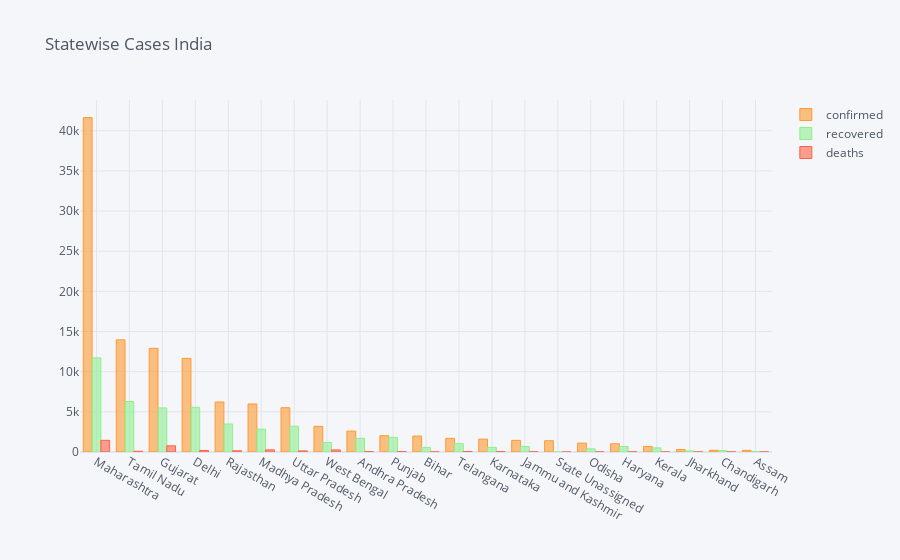

Source (notebook cell):
### Code cell
df = state_data[state_data['confirmed'] >= 200]
df.iplot(theme='pearl', kind = 'bar', x = 'state', y = ['confirmed', 'recovered', 'deaths'], title = 'Statewise Cases India', colors=['#ff9933','#90EE90', '#FF6347'])

### Figure 1 — Plotly figure (JSON) as saved in the notebook; plotly's stock layout.template omitted (floating-point values rounded to 4 significant figures)
{"data": [{"marker": {"color": "rgba(255, 153, 51, 0.6)", "line": {"color": "rgba(255, 153, 51, 1.0)", "width": 1}}, "name": "confirmed", "orientation": "v", "text": "", "type": "bar", "x": ["Maharashtra", "Tamil Nadu", "Gujarat", "Delhi", "Rajasthan", "Madhya Pradesh", "Uttar Pradesh", "West Bengal", "Andhra Pradesh", "Punjab", "Bihar", "Telangana", "Karnataka", "Jammu and Kashmir", "State Unassigned", "Odisha", "Haryana", "Kerala", "Jharkhand", "Chandigarh", "Assam"], "y": [41642, 13967, 12910, 11659, 6227, 5981, 5515, 3197, 2605, 2028, 1987, 1699, 1605, 1449, 1403, 1103, 1031, 691, 303, 218, 211]}, {"marker": {"color": "rgba(144, 238, 144, 0.6)", "line": {"color": "rgba(144, 238, 144, 1.0)", "width": 1}}, "name": "recovered", "orientation": "v", "text": "", "type": "bar", "x": ["Maharashtra", "Tamil Nadu", "Gujarat", "Delhi", "Rajasthan", "Madhya Pradesh", "Uttar Pradesh", "West Bengal", "Andhra Pradesh", "Punjab", "Bihar", "Telangana", "Karnataka", "Jammu and Kashmir", "State Unassigned", "Odisha", "Haryana", "Kerala", "Jharkhand", "Chandigarh", "Assam"], "y": [11726, 6282, 5488, 5567, 3485, 2844, 3204, 1193, 1705, 1819, 571, 1036, 571, 684, 0, 393, 681, 510, 136, 178, 55]}, {"marker": {"color": "rgba(255, 99, 71, 0.6)", "line": {"color": "rgba(255, 99, 71, 1.0)", "width": 1}}, "name": "deaths", "orientation": "v", "text": "", "type": "bar", "x": ["Maharashtra", "Tamil Nadu", "Gujarat", "Delhi", "Rajasthan", "Madhya Pradesh", "Uttar Pradesh", "West Bengal", "Andhra Pradesh", "Punjab", "Bihar", "Telangana", "Karnataka", "Jammu and Kashmir", "State Unassigned", "Odisha", "Haryana", "Kerala", "Jharkhand", "Chandigarh", "Assam"], "y": [1454, 95, 773, 194, 151, 271, 138, 259, 54, 39, 9, 45, 41, 20, 0, 7, 14, 4, 3, 3, 4]}], "layout": {"legend": {"bgcolor": "#F5F6F9", "font": {"color": "#4D5663"}}, "paper_bgcolor": "#F5F6F9", "plot_bgcolor": "#F5F6F9", "title": {"font": {"color": "#4D5663"}, "text": "Statewise Cases India"}, "xaxis": {"gridcolor": "#E1E5ED", "showgrid": true, "tickfont": {"color": "#4D5663"}, "title": {"font": {"color": "#4D5663"}, "text": ""}, "zerolinecolor": "#E1E5ED"}, "yaxis": {"gridcolor": "#E1E5ED", "showgrid": true, "tickfont": {"color": "#4D5663"}, "title": {"font": {"color": "#4D5663"}, "text": ""}, "zerolinecolor": "#E1E5ED"}}}
